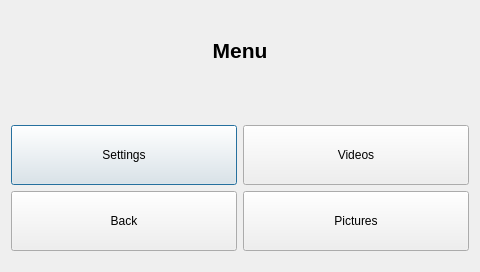
<?xml version="1.0" encoding="UTF-8"?>
<ui version="4.0">
 <class>menu_dialog</class>
 <widget class="QDialog" name="menu_dialog">
  <property name="geometry">
   <rect>
    <x>0</x>
    <y>0</y>
    <width>480</width>
    <height>272</height>
   </rect>
  </property>
  <property name="windowTitle">
   <string>Dialog</string>
  </property>
  <layout class="QVBoxLayout" name="verticalLayout_2">
   <item>
    <spacer name="verticalSpacer_2">
     <property name="orientation">
      <enum>Qt::Vertical</enum>
     </property>
     <property name="sizeType">
      <enum>QSizePolicy::Preferred</enum>
     </property>
     <property name="sizeHint" stdset="0">
      <size>
       <width>20</width>
       <height>10</height>
      </size>
     </property>
    </spacer>
   </item>
   <item>
    <widget class="QLabel" name="label">
     <property name="font">
      <font>
       <pointsize>16</pointsize>
       <weight>75</weight>
       <italic>false</italic>
       <bold>true</bold>
       <underline>false</underline>
       <strikeout>false</strikeout>
       <kerning>false</kerning>
      </font>
     </property>
     <property name="text">
      <string>Menu</string>
     </property>
     <property name="alignment">
      <set>Qt::AlignCenter</set>
     </property>
    </widget>
   </item>
   <item>
    <spacer name="verticalSpacer_3">
     <property name="orientation">
      <enum>Qt::Vertical</enum>
     </property>
     <property name="sizeType">
      <enum>QSizePolicy::Preferred</enum>
     </property>
     <property name="sizeHint" stdset="0">
      <size>
       <width>20</width>
       <height>40</height>
      </size>
     </property>
    </spacer>
   </item>
   <item>
    <layout class="QVBoxLayout" name="verticalLayout">
     <item>
      <layout class="QHBoxLayout" name="horizontalLayout">
       <item>
        <widget class="QPushButton" name="setting_btn">
         <property name="sizePolicy">
          <sizepolicy hsizetype="Minimum" vsizetype="Minimum">
           <horstretch>0</horstretch>
           <verstretch>0</verstretch>
          </sizepolicy>
         </property>
         <property name="minimumSize">
          <size>
           <width>0</width>
           <height>60</height>
          </size>
         </property>
         <property name="text">
          <string>Settings</string>
         </property>
        </widget>
       </item>
       <item>
        <widget class="QPushButton" name="gallery_btn">
         <property name="sizePolicy">
          <sizepolicy hsizetype="Minimum" vsizetype="Minimum">
           <horstretch>0</horstretch>
           <verstretch>0</verstretch>
          </sizepolicy>
         </property>
         <property name="text">
          <string>Videos</string>
         </property>
        </widget>
       </item>
      </layout>
     </item>
     <item>
      <layout class="QHBoxLayout" name="horizontalLayout_2">
       <item>
        <widget class="QPushButton" name="back_btn">
         <property name="sizePolicy">
          <sizepolicy hsizetype="Minimum" vsizetype="Minimum">
           <horstretch>0</horstretch>
           <verstretch>0</verstretch>
          </sizepolicy>
         </property>
         <property name="minimumSize">
          <size>
           <width>0</width>
           <height>60</height>
          </size>
         </property>
         <property name="text">
          <string>Back</string>
         </property>
        </widget>
       </item>
       <item>
        <widget class="QPushButton" name="picture_gallery_button">
         <property name="sizePolicy">
          <sizepolicy hsizetype="Minimum" vsizetype="Minimum">
           <horstretch>0</horstretch>
           <verstretch>0</verstretch>
          </sizepolicy>
         </property>
         <property name="text">
          <string>Pictures</string>
         </property>
        </widget>
       </item>
      </layout>
     </item>
    </layout>
   </item>
   <item>
    <spacer name="verticalSpacer">
     <property name="orientation">
      <enum>Qt::Vertical</enum>
     </property>
     <property name="sizeType">
      <enum>QSizePolicy::Preferred</enum>
     </property>
     <property name="sizeHint" stdset="0">
      <size>
       <width>20</width>
       <height>10</height>
      </size>
     </property>
    </spacer>
   </item>
  </layout>
 </widget>
 <resources/>
 <connections/>
</ui>
